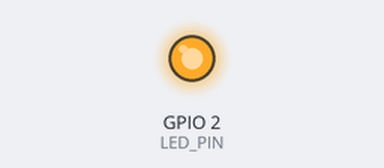
Bench run of a sketch on a simulated ESP32. Parts: output pins drawn as LEDs (lit = HIGH). Nothing arrives over Bluetooth unless stated; what the sketch prints to the serial monitor is not drawn.

Above: at 0.1 s.
Timing chart, 0 to 1.6 s (numbered marks = the images above):
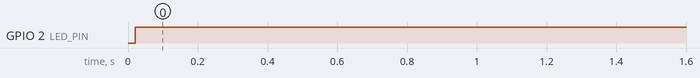

Measured:
- by itself, GPIO 2 (LED_PIN): LOW → HIGH at 0.02 s

The sketch:

PS4_RS485.ino
```cpp
#include <PS4Controller.h>

#define LED_PIN 2    // LED D2 được kết nối với chân số 2 (ESP32)
unsigned long lastTimeStamp = 0;
#define TX_PIN 17    // Chân TX cho UART1 (ESP32 → Vi điều khiển nhận)
#define RX_PIN 16    // Chân RX cho UART1 (ESP32 nhận)

HardwareSerial &serialPort = Serial1;

// Giá trị của joystick
int LX1;
int LY1;
int rStickX;
int RY1;

int Mode = 0;
int Speed = 995;


// Định nghĩa ngưỡng vùng chết và giới hạn giá trị cho joystick
#define DEADZONE  110
#define MAX_VAL   110

// Thời gian kéo dài tín hiệu (ms)
#define PULSE_DURATION 100

// --- Các biến latch cho từng nút ---
unsigned long latchTime_Left     = 0;
bool latchedLeft                 = false;

unsigned long latchTime_Down     = 0;
bool latchedDown                 = false;

unsigned long latchTime_Right    = 0;
bool latchedRight                = false;

unsigned long latchTime_Up       = 0;
bool latchedUp                   = false;

unsigned long latchTime_Square   = 0;
bool latchedSquare               = false;

unsigned long latchTime_Cross    = 0;
bool latchedCross                = false;

unsigned long latchTime_Circle   = 0;
bool latchedCircle               = false;

unsigned long latchTime_Triangle = 0;
bool latchedTriangle             = false;

unsigned long latchTime_L1       = 0;
bool latchedL1                   = false;

unsigned long latchTime_R1       = 0;
bool latchedR1                   = false;

unsigned long latchTime_Share    = 0;
bool latchedShare                = false;

unsigned long latchTime_Options  = 0;
bool latchedOptions              = false;

unsigned long latchTime_PSButton = 0;
bool latchedPSButton             = false;

unsigned long latchTime_Touchpad = 0;
bool latchedTouchpad             = false;

unsigned long latchTime_Charging = 0;
bool latchedCharging             = false;

// Biến toàn cục lưu trạng thái LED
bool ledState = false;
bool Tocdo = false;

// Các biến lưu trạng thái nút của lần callback trước
bool prevLeft     = false;
bool prevDown     = false;
bool prevRight    = false;
bool prevUp       = false;
bool prevSquare   = false;
bool prevCross    = false;
bool prevCircle   = false;
bool prevTriangle = false;
bool prevL1       = false;
bool prevR1       = false;
bool prevShare    = false;
bool prevOptions  = false;
bool prevPSButton = false;
bool prevTouchpad = false;
bool prevCharging = false;

void notify() {

  // Đọc giá trị joystick
  LX1 = PS4.LStickX();
  LY1 = PS4.LStickY();
  rStickX = PS4.RStickX();
  RY1 = PS4.RStickY();

    if (abs(LX1) < DEADZONE && abs(LY1) < DEADZONE && abs(rStickX) < DEADZONE && abs(RY1) < DEADZONE) { Mode = 0; } // STOP
    else if (RY1 > DEADZONE)  { Mode = 1; } // Tiến
    else if (RY1 < -DEADZONE) { Mode = 2; } // Lùi
    else if (rStickX > DEADZONE)  { Mode = 6; } // Tiến
    else if (rStickX < -DEADZONE) { Mode = 5; } // Lùi
    else if (LX1 > DEADZONE && abs(LY1) < MAX_VAL) {  // Di chuyển sang phải
      if (PS4.R2Value() > 200 && PS4.L2Value() < 200) {
        Mode = 6;  // R2 cao quay phải
        }
      else if (PS4.L2Value() > 200 && PS4.R2Value() < 200) {
        Mode = 5;  // L2 cao quay trái
        }
      else {
        Mode = 3;  // R2 và L2 đều thấp
        }
      }
    else if (LX1 < -DEADZONE && abs(LY1) < MAX_VAL) {  // Di chuyển sang trái
      if (PS4.R2Value() > 200 && PS4.L2Value() < 200) {
        Mode = 6;  // R2 cao quay phải
        }
      else if (PS4.L2Value() > 200 && PS4.R2Value() < 200) {
        Mode = 5;  // L2 cao quay trái
        }
      else {
        Mode = 4;  // R2 và L2 đều thấp
        }
      }

    else if (LY1 > DEADZONE && abs(RY1) < MAX_VAL) {
        if (PS4.R2Value() > 200 && PS4.L2Value() < 200) {
        Mode = 7;  // R2 cao Tiến phải
      }
      else if (PS4.L2Value() > 200 && PS4.R2Value() < 200) {
        Mode = 9;  // L2 cao Tiến trái
      }
      else {
        Mode = 1;  // R2 và L2 đều thấp
      }
    }
    else if (LY1 < -DEADZONE && abs(RY1) < MAX_VAL) {
      if (PS4.R2Value() > 200 && PS4.L2Value() < 200) {
        Mode = 8;  // R2 cao Lùi phải
      }
      else if (PS4.L2Value() > 200 && PS4.R2Value() < 200) {
        Mode = 10;  // L2 cao Lùi trái
      }
      else {
        Mode = 2;  // R2 và L2 đều thấp
      }
    }


  // Edge detection cho từng nút (chỉ đúng trong lần callback đầu khi chuyển từ false -> true)
  bool newLeft     = PS4.Left()     && !prevLeft;
  bool newDown     = PS4.Down()     && !prevDown;
  bool newRight    = PS4.Right()    && !prevRight;
  bool newUp       = PS4.Up()       && !prevUp;
  bool newSquare   = PS4.Square()   && !prevSquare;
  bool newCross    = PS4.Cross()    && !prevCross;
  bool newCircle   = PS4.Circle()   && !prevCircle;
  bool newTriangle = PS4.Triangle() && !prevTriangle;
  bool newL1       = PS4.L1()       && !prevL1;
  bool newR1       = PS4.R1()       && !prevR1;
  bool newShare    = PS4.Share()    && !prevShare;
  bool newOptions  = PS4.Options()  && !prevOptions;
  bool newPSButton = PS4.PSButton() && !prevPSButton;
  bool newTouchpad = PS4.Touchpad() && !prevTouchpad;
  bool newCharging = PS4.Charging() && !prevCharging;

  // Cập nhật trạng thái nút cho lần callback sau
  prevLeft     = PS4.Left();
  prevDown     = PS4.Down();
  prevRight    = PS4.Right();
  prevUp       = PS4.Up();
  prevSquare   = PS4.Square();
  prevCross    = PS4.Cross();
  prevCircle   = PS4.Circle();
  prevTriangle = PS4.Triangle();
  prevL1       = PS4.L1();
  prevR1       = PS4.R1();
  prevShare    = PS4.Share();
  prevOptions  = PS4.Options();
  prevPSButton = PS4.PSButton();
  prevTouchpad = PS4.Touchpad();
  prevCharging = PS4.Charging();

  // --- Xử lý pulse stretching (latching) cho từng nút ---

  // Sử dụng biến cờ cho mỗi nút để giữ tín hiệu 1 trong PULSE_DURATION
  // Nút Left
  if (newLeft) {
    latchedLeft = true;
    latchTime_Left = millis();
  }
  if (millis() - latchTime_Left >= PULSE_DURATION) {
    latchedLeft = false;
  }

  // Nút Down
  if (newDown) {
    latchedDown = true;
    latchTime_Down = millis();
  }
  if (millis() - latchTime_Down >= PULSE_DURATION) {
    latchedDown = false;
  }

  // Nút Right
  if (newRight) {
    latchedRight = true;
    latchTime_Right = millis();
  }
  if (millis() - latchTime_Right >= PULSE_DURATION) {
    latchedRight = false;
  }

  // Nút Up
  if (newUp) {
    latchedUp = true;
    latchTime_Up = millis();
  }
  if (millis() - latchTime_Up >= PULSE_DURATION) {
    latchedUp = false;
  }

  // Nút Square
  if (newSquare) {
    latchedSquare = true;
    latchTime_Square = millis();
  }
  if (millis() - latchTime_Square >= PULSE_DURATION) {
    latchedSquare = false;
  }

  // Nút Cross
  if (newCross) {
    latchedCross = true;
    latchTime_Cross = millis();
  }
  if (millis() - latchTime_Cross >= PULSE_DURATION) {
    latchedCross = false;
  }

  // Nút Circle
  if (newCircle) {
    latchedCircle = true;
    latchTime_Circle = millis();
  }
  if (millis() - latchTime_Circle >= PULSE_DURATION) {
    latchedCircle = false;
  }

  // Nút Triangle
  if (newTriangle) {
    latchedTriangle = true;
    latchTime_Triangle = millis();
  }
  if (millis() - latchTime_Triangle >= PULSE_DURATION) {
    latchedTriangle = false;
  }

  // Nút L1
  if (newL1) {
    latchedL1 = true;
    latchTime_L1 = millis();
  }
  if (millis() - latchTime_L1 >= PULSE_DURATION) {
    latchedL1 = false;
  }

  // Nút R1
  if (newR1) {
    latchedR1 = true;
    latchTime_R1 = millis();
  }
  if (millis() - latchTime_R1 >= PULSE_DURATION) {
    latchedR1 = false;
  }

  // Nút Share
  if (newShare) {
    latchedShare = true;
    latchTime_Share = millis();
  }
  if (millis() - latchTime_Share >= PULSE_DURATION) {
    latchedShare = false;
  }

  // Nút Options
  if (newOptions) {
    latchedOptions = true;
    latchTime_Options = millis();
  }
  if (millis() - latchTime_Options >= PULSE_DURATION) {
    latchedOptions = false;
  }

  // Nút PSButton
  if (newPSButton) {
    latchedPSButton = true;
    latchTime_PSButton = millis();
  }
  if (millis() - latchTime_PSButton >= PULSE_DURATION) {
    latchedPSButton = false;
  }

  // Nút Touchpad
  if (newTouchpad) {
    latchedTouchpad = true;
    latchTime_Touchpad = millis();
  }
  if (millis() - latchTime_Touchpad >= PULSE_DURATION) {
    latchedTouchpad = false;
  }

  // Nút Charging
  if (newCharging) {
    latchedCharging = true;
    latchTime_Charging = millis();
  }
  if (millis() - latchTime_Charging >= PULSE_DURATION) {
    latchedCharging = false;
  }

  // --- LED Toggle ---
  // Để tránh toggle nhiều lần nếu nhiều nút cùng lúc được press, ta dùng cờ chung:
  bool anyNewEvent = newLeft || newDown || newRight || newUp ||
                     newSquare || newCross || newCircle || newTriangle ||
                     newL1 || newR1 || newShare || newOptions ||
                     newPSButton || newTouchpad || newCharging;

  if (anyNewEvent) {
    // Chỉ toggle LED 1 lần khi có sự kiện mới xuất hiện
    ledState = !ledState;
    digitalWrite(LED_PIN, ledState);
  }

  if (newTriangle) {
    Tocdo = !Tocdo;
      switch(Tocdo) {
        case 0: Speed = 850;
          break;
        case 1: Speed = 820;
          break;
        }
      }

  // --- Định dạng chuỗi dữ liệu gửi đi ---
  // Sử dụng các biến latched (đã kéo dài tín hiệu) để gửi trạng thái nút
  char messageString[200];
  sprintf(messageString, "%d,%d,%d,%d,%2d,%d,%d,%d,%d,%d,%d,%4d,%4d,%d,%d",
    PS4.Up(),        // Nút Up
    PS4.Right(),     // Nút Right
    PS4.Down(),      // Nút Down
    PS4.Left(),      // Nút Left
    Mode,            // Mode
    PS4.Triangle(),  // Nút Tam giác
    PS4.Circle(),    // Nút Tròn
    PS4.Cross(),     // Nút X
    PS4.Square(),    // Nút Vuông
    PS4.R1(),        // Nút R1
    PS4.L1(),        // Nút L1
    PS4.L2Value(),   // Giá trị analog của nút L2
    PS4.R2Value(),   // Giá trị analog của nút R2
    Speed,
    PS4.Battery()    // Trạng thái pin của controller
  );

  // Gửi dữ liệu qua UART và Serial mỗi 50ms
  if (millis() - lastTimeStamp > 38) {
    serialPort.println(messageString);
    Serial.println(messageString);
    lastTimeStamp = millis();
  }
}

void onConnect() {
  Serial.println("PS4 Connected!");
  serialPort.println("PS4 Connected!");
  digitalWrite(LED_PIN, HIGH);

}

void onDisConnect() {
  Serial.println("PS4 Disconnected!");
  serialPort.println("PS4 Disconnected!");
  digitalWrite(LED_PIN, LOW);

}

void setup() {
  Serial.begin(115200);
  serialPort.begin(115200, SERIAL_8N1, RX_PIN, TX_PIN);

  // Cấu hình chân LED D2
  pinMode(LED_PIN, OUTPUT);
  digitalWrite(LED_PIN, LOW); // Khởi tạo LED tắt

  PS4.attach(notify);
  PS4.attachOnConnect(onConnect);
  PS4.attachOnDisconnect(onDisConnect);
  PS4.begin();

  Serial.println("Ready.");
  serialPort.println("Ready.");
}

void loop() {
  // Không cần xử lý gì trong loop vì đã dùng callback từ PS4Controller
}
```
